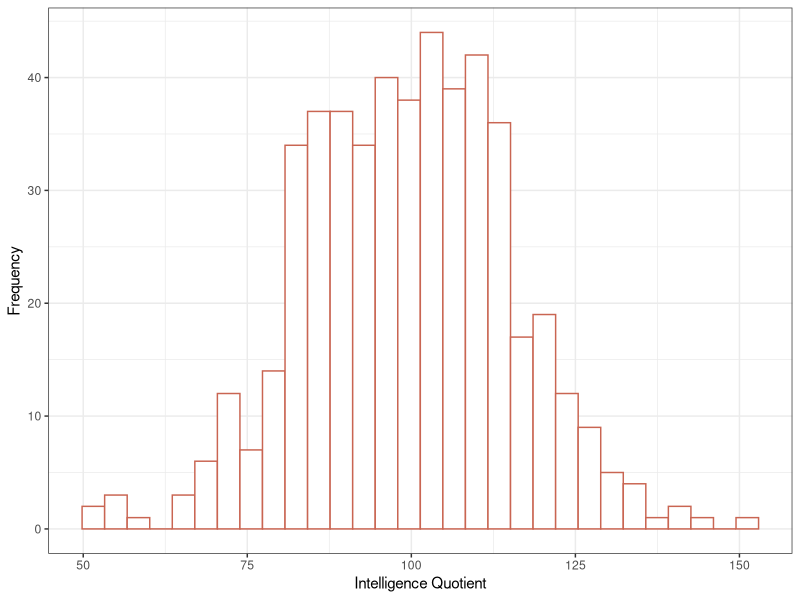
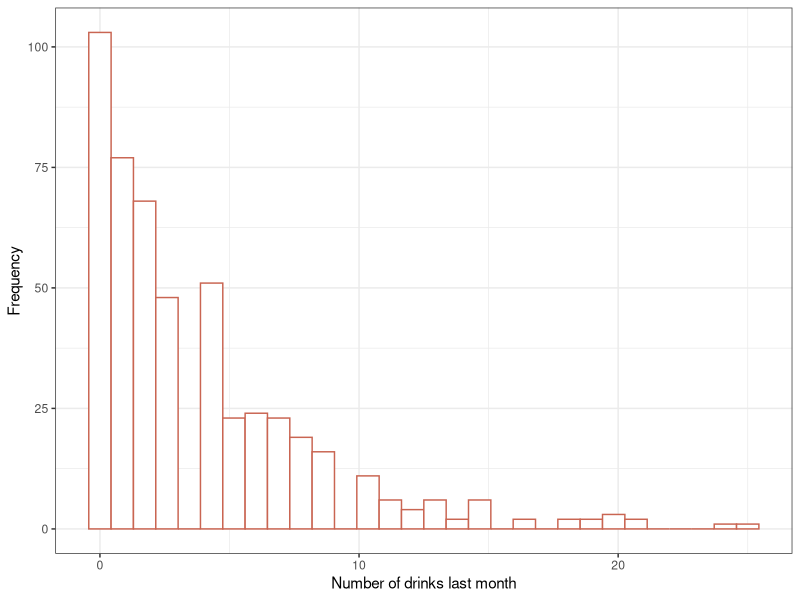
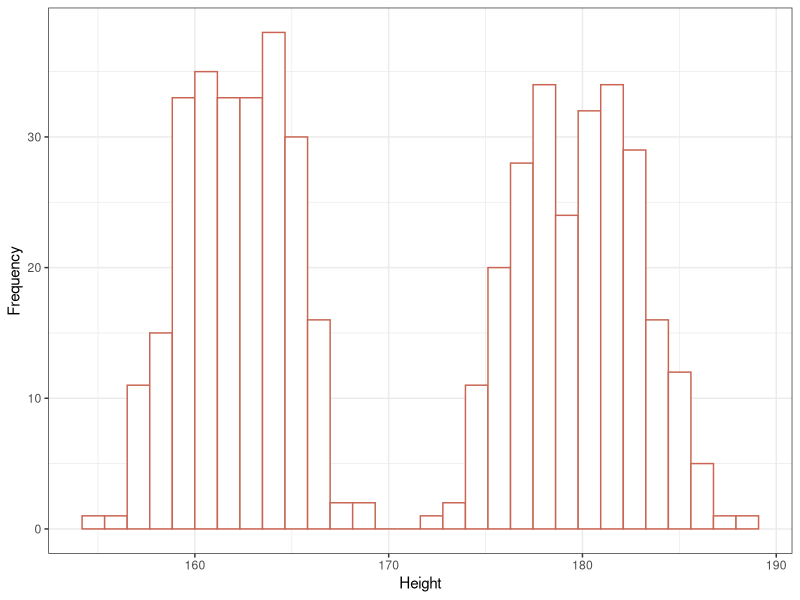
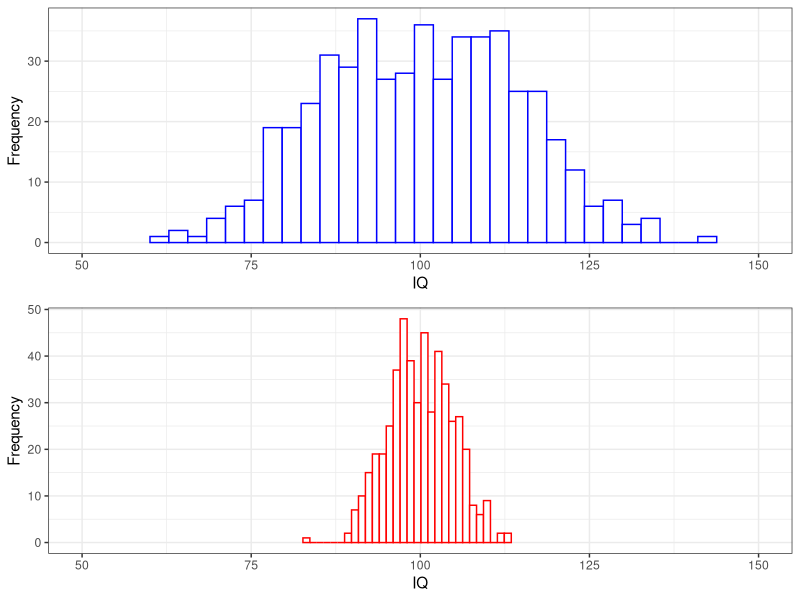
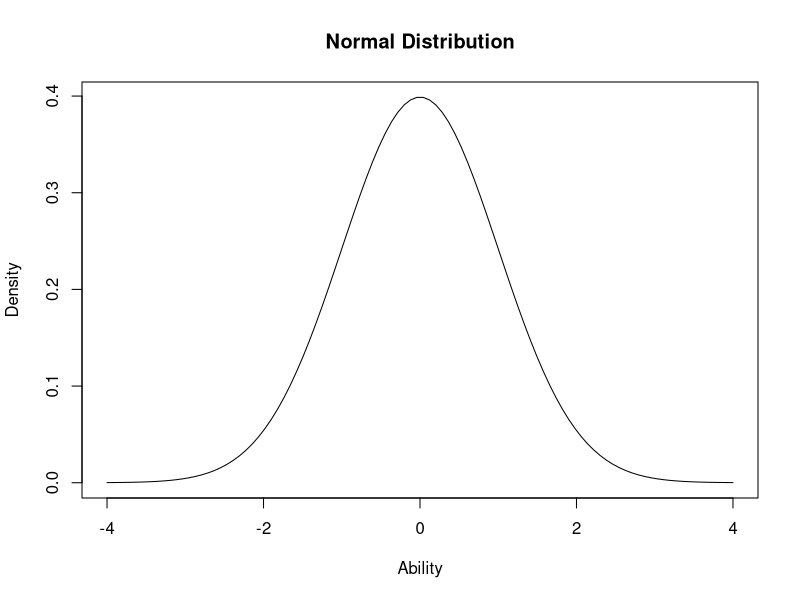
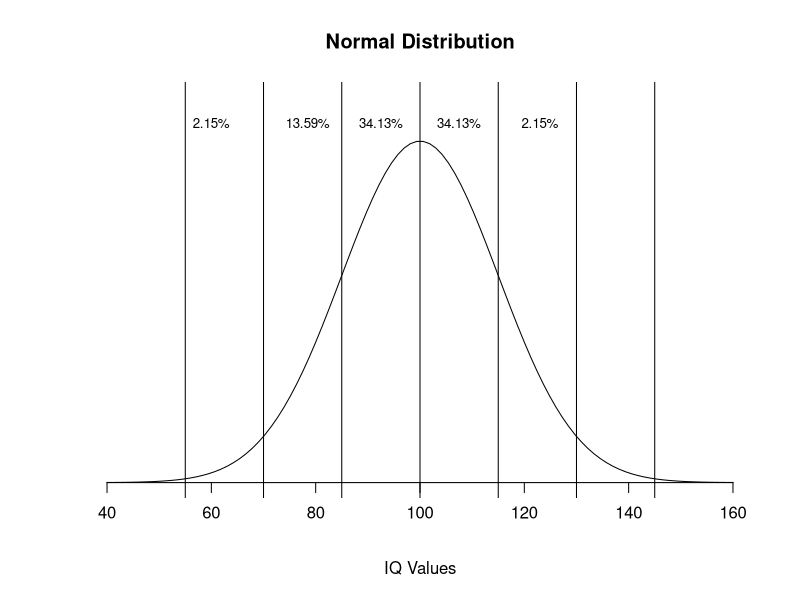
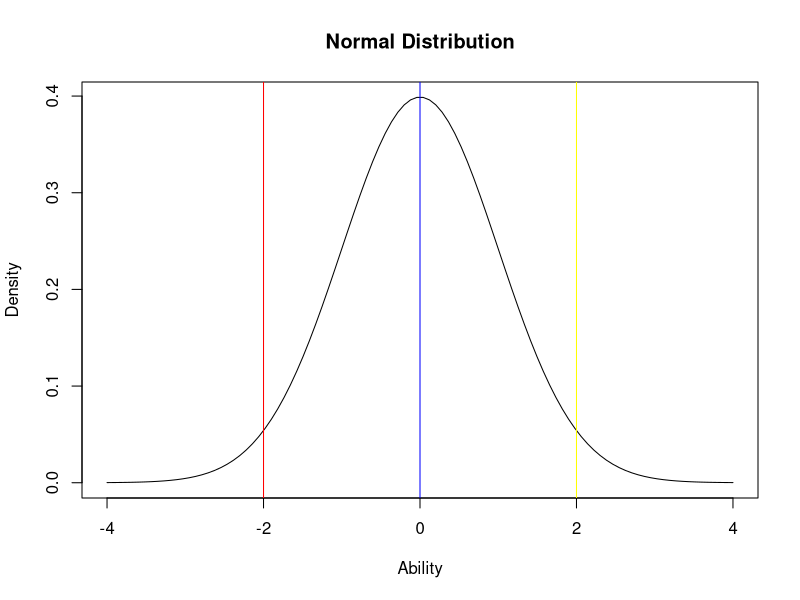
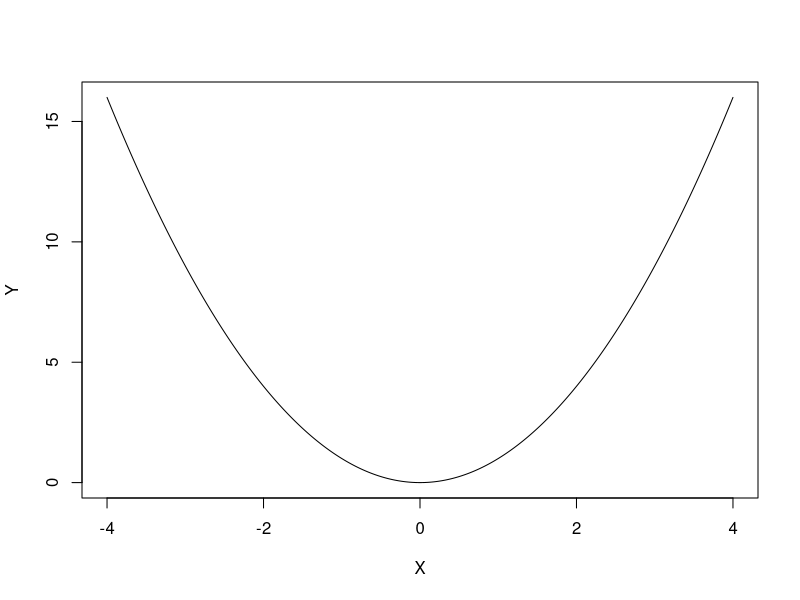

Here is the R script that generated these plots, in order:
# Install the graphics program
install.packages("ggplot2")

# Load the library
library("ggplot2")

# Set up the parameters
sample_size <- 500
mean <- 100
standard_deviation <- 15

# Generate random numbers
x <- rnorm(sample_size, mean, standard_deviation)  

# Plot the data
qplot(x, fill = I("white"), color = I("#c96552")) + theme_bw() + xlab("Intelligence Quotient") + ylab("Frequency")

# -------------------------------

set.seed(107)
x1 <- rnbinom(500, mu = 4, size = 1)
qplot(x1, fill = I("white"), color = I("#c96552")) + theme_bw() + xlab("Number of drinks last month") + ylab("Frequency")

# -------------------------------

set.seed(105)
x1 <- rnorm(250, mean = 162, sd = 3)
x2 <- rnorm(250, mean = 180, sd = 3)
qplot(c(x1,x2), fill = I("white"), color = I("#c96552")) + theme_bw() + xlab("Height") + ylab("Frequency")

# ------------------------------
library("gridExtra")
set.seed(105)
x1 <- rnorm(500, mean = 100, sd = 15)
x2 <- rnorm(500, mean = 100, sd = 5)
g0 <- qplot(x1, fill = I("white"), color = I("blue")) + theme_bw() + xlab("IQ") + ylab("Frequency") + coord_cartesian(xlim = c(50, 150))
g1 <- qplot(x2, fill = I("white"), color = I("red")) + theme_bw() + xlab("IQ") + ylab("Frequency") + coord_cartesian(xlim = c(50, 150))
grid.arrange(g0,g1)

# -----------------------------
x <- seq(-4, 4, length=100)
hx <- dnorm(x)
plot(x, hx, type="l", xlab="Ability", ylab="Density", main="Normal Distribution")

# -----------------------------
mean=100; sd=15
lb=85; ub=115

x <- seq(-4,4,length=100)*sd + mean
hx <- dnorm(x,mean,sd)

plot(x, hx, type="n", xlab="IQ Values", ylab="",
     main="Normal Distribution", axes=FALSE, ylim = c(0,.03))

i.g <- x >= 55 & x <= 145
i.b <- x >= 70 & x <= 130
i.r <- x >= lb & x <= ub
lines(x, hx)


# polygon(c(55,x[i.g],145), c(0,hx[i.g],0), col="green")
# polygon(c(70,x[i.b],130), c(0,hx[i.b],0), col="blue")
# polygon(c(lb,x[i.r],ub), c(0,hx[i.r],0), col="red") 
area <- pnorm(ub, mean, sd) - pnorm(lb, mean, sd)
result <- paste("P(Green) = 99.7%\nP(Blue) = 95.4%\nP(Red) = 68.3%\n")
#text(77, .028,"13.59%", cex = .8)
text(78.5, .028,"13.59%", cex = .8)
text(92.5, .028,"34.13%", cex = .8)
text(107.5, .028,"34.13%", cex = .8)
text(60, .028,"2.15%", cex = .8)
text(123, .028,"2.15%", cex = .8)
abline(v = c(55, 70, 85, 100, 115, 130, 145))

axis(1, at=seq(40, 160, 20), pos=0)

# -----------------------------
x <- seq(-4, 4, length=100)
hx <- dnorm(x)
plot(x, hx, type="l", xlab="Ability", ylab="Density", main="Normal Distribution")
quants <- quantile(x)
abline(v = quants[2:4], col = c("red", "blue", "yellow"))

# ----------------------------
X <- seq(-4, 4, by = .01)
Y <- X^2
plot(Y~X, type = "l")
